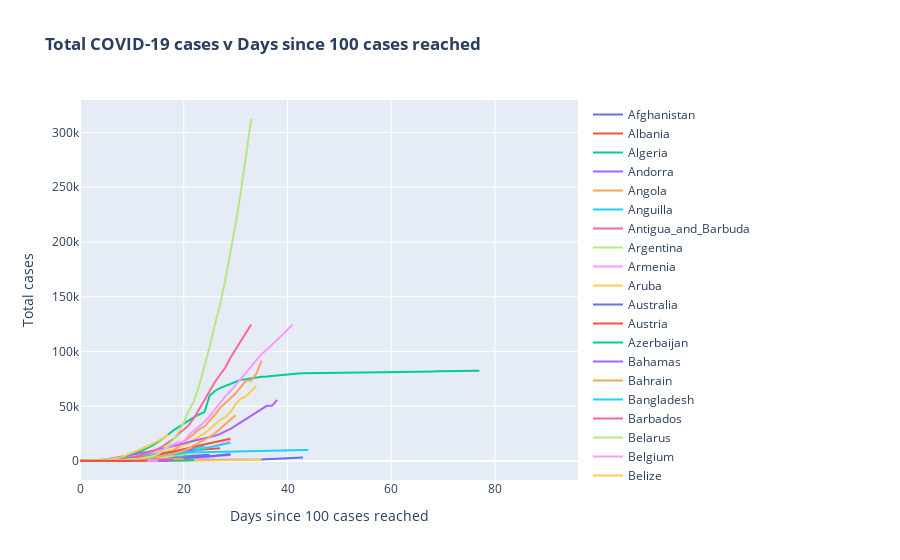

Write notebook code for a chart like this one.
### Markdown cell above
* Allow us to select any country and add some axis labels

### Code cell
# choose the countries we want on the plot
countries = data['countriesAndTerritories'].unique()

# choose whether we want to plot total_cases or total_deaths
var = 'total_cases'

# choose how many cumulative deaths/or cases to use as point 0
index_ = 100

# create dataframes for plotting and traces in a loop ... useful when there's lots of them

dfs = dict()
traces = dict()
plots = []

for i in countries:
    try:
        dfs[i] = reindex(make_chart_data(i),var,index_)
        traces[i] = go.Scatter(x=dfs[i].index, y=dfs[i][var], mode = 'lines', name = i)
        plots.append(traces[i])
            
    except:
        pass
    
fig = go.Figure(plots)
#
fig.update_layout( title="<b>Total COVID-19 cases v Days since "+str(index_)+" "+ var.split('_')[1]+" reached")
fig.layout.xaxis.update(title='Days since '+ str(index_)+' '+ var.split('_')[1] +' reached')
fig.layout.yaxis.update(title=(' '.join(var.split('_')).capitalize()))


fig.show()
